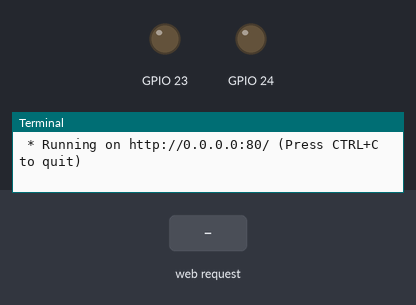
Simulated run of this program. Board: Raspberry Pi (BCM pin numbers). On the bench: output pins drawn as LEDs (lit = HIGH), the last lines printed to the terminal. The test bench sets the inputs (shaded band). The clock reads 2024-03-15 10:24:30 at power-on unless the program sets it.

Above: at 1.2 s.
1.3 s: HTTP request for /23/on received
At 2.5 s:
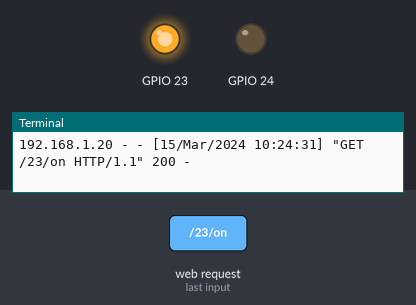
2.8 s: HTTP request for /24/on received
At 3.8 s:
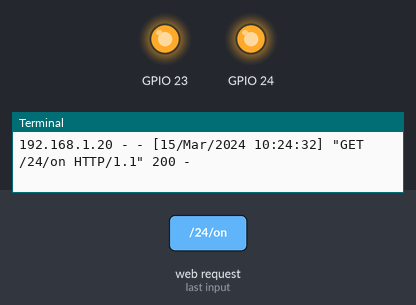
4.3 s: HTTP request for /23/off received
At 4.9 s:
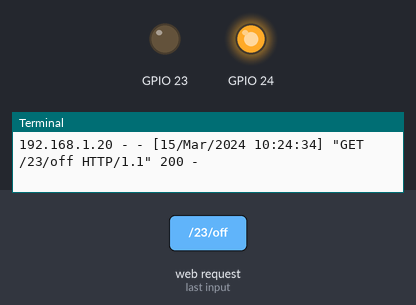
5.8 s: HTTP request for /24/off received
At 6.1 s:
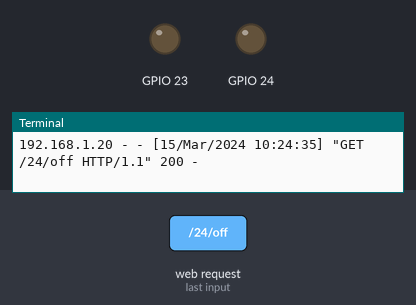
Timing chart, 0 to 8.3 s (numbered marks = the images above; inputs shaded):
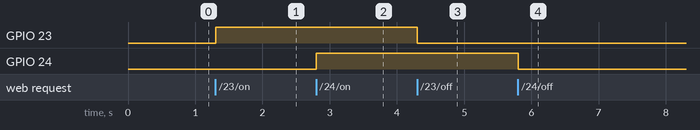

The program:

app.py
```python
'''

Adapted excerpt from Getting Started with Raspberry Pi by Matt Richardson

Modified by Rui Santos
Complete project details: https://randomnerdtutorials.com

'''

import RPi.GPIO as GPIO
from flask import Flask, render_template, request, redirect
app = Flask(__name__)

GPIO.setmode(GPIO.BCM)

# Create a dictionary called pins to store the pin number, name, and pin state:
pins = {
   23 : {'name' : 'GPIO 23', 'state' : GPIO.LOW},
   24 : {'name' : 'GPIO 24', 'state' : GPIO.LOW}
   }

# Set each pin as an output and make it low:
for pin in pins:
   GPIO.setup(pin, GPIO.OUT)
   GPIO.output(pin, GPIO.LOW)

@app.route("/")
def home():
   GPIO.output(23, GPIO.LOW)
   GPIO.output(24, GPIO.LOW)
   return render_template("index.html")

@app.route("/main")
def main():
   # For each pin, read the pin state and store it in the pins dictionary:
   for pin in pins:
      pins[pin]['state'] = GPIO.input(pin)
   # Put the pin dictionary into the template data dictionary:
   templateData = {
      'pins' : pins
      }
   # Pass the template data into the template main.html and return it to the user
   return render_template('main.html', **templateData)

# The function below is executed when someone requests a URL with the pin number and action in it:
@app.route("/<changePin>/<action>")
def action(changePin, action):
   # Convert the pin from the URL into an integer:
   changePin = int(changePin)
   # Get the device name for the pin being changed:
   deviceName = pins[changePin]['name']
   # If the action part of the URL is "on," execute the code indented below:
   if action == "on":
      # Set the pin high:
      GPIO.output(changePin, GPIO.HIGH)
      # Save the status message to be passed into the template:
      message = "Turned " + deviceName + " on."
   if action == "off":
      GPIO.output(changePin, GPIO.LOW)
      message = "Turned " + deviceName + " off."

   # For each pin, read the pin state and store it in the pins dictionary:
   for pin in pins:
      pins[pin]['state'] = GPIO.input(pin)

   # Along with the pin dictionary, put the message into the template data dictionary:
   templateData = {
      'pins' : pins
   }

   return render_template('win.html', **templateData)


@app.route('/gpio_off')
def turn_off_all():
   GPIO.output(23, GPIO.LOW)
   GPIO.output(24, GPIO.LOW)
   return redirect('/')

if __name__ == "__main__":
   app.run(host='0.0.0.0', port=80, debug=True)
```

Measured:
- after the input at 1.3 s, GPIO 23: LOW → HIGH at once
- after the input at 2.8 s, GPIO 24: LOW → HIGH at once
- after the input at 4.3 s, GPIO 23: HIGH → LOW at once
- after the input at 5.8 s, GPIO 24: HIGH → LOW at once
